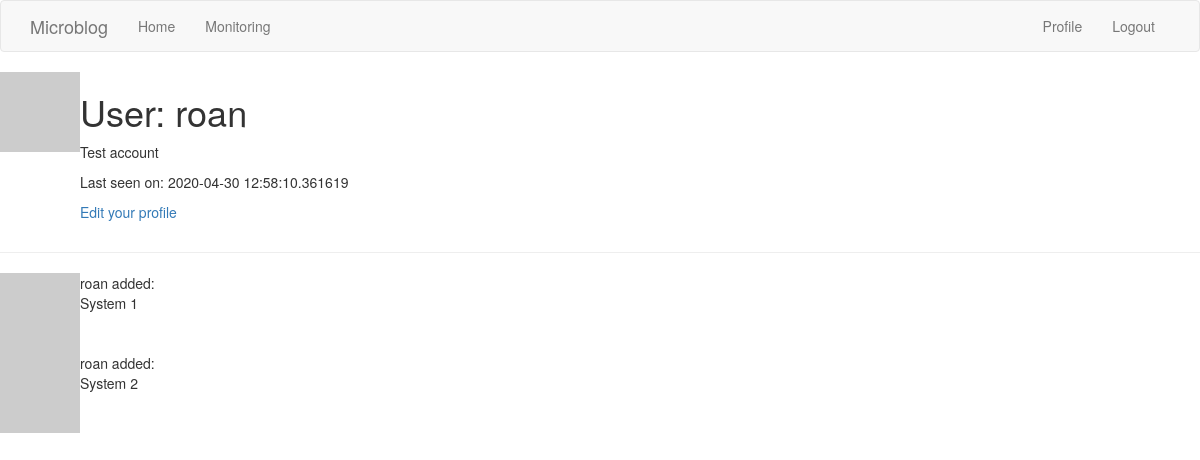
The page /user/roan (signed in) on the database as committed earlier.
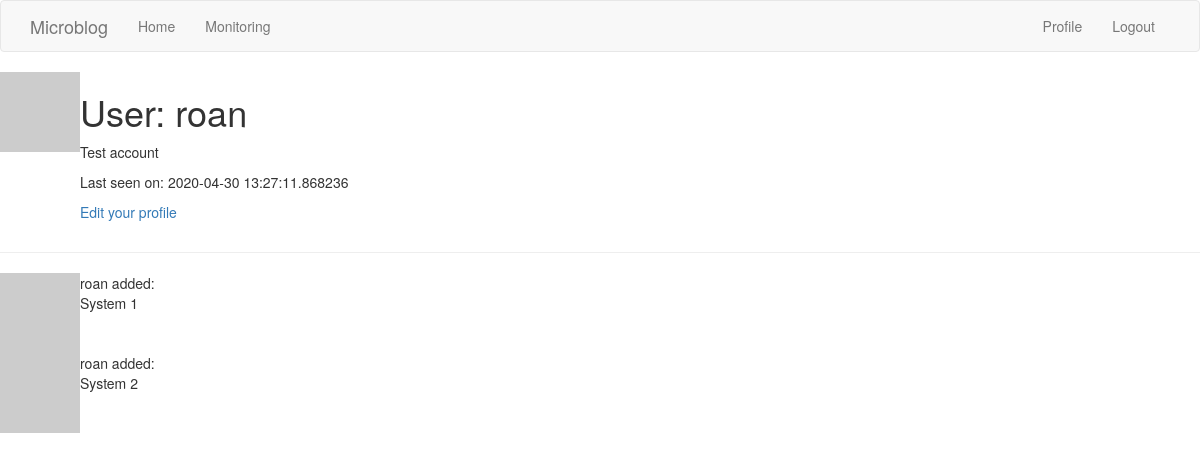
The same page on the database as committed later.
### app/models.py (models this page shows, shortened)
class User(UserMixin, db.Model):
    id = db.Column(db.Integer, primary_key=True)
    username = db.Column(db.String(64), index=True, unique=True)
    email = db.Column(db.String(120), index=True, unique=True)
    password_hash = db.Column(db.String(128))
    posts = db.relationship('Post', backref='author', lazy='dynamic')
    about_me = db.Column(db.String(140))
    last_seen = db.Column(db.DateTime, default=datetime.utcnow)
    def avatar(self, size):
        digest = md5(self.email.lower().encode('utf-8')).hexdigest()
        return 'https://www.gravatar.com/avatar/{}?d=identicon&s={}'.format(
            digest, size)

### app/routes.py (the view)
@app.route('/user/<username>')
@login_required
def user(username):
    user = User.query.filter_by(username=username).first_or_404()
    posts = [
        {'author': user, 'body': 'System 1'},
        {'author': user, 'body': 'System 2'}
    ]
    return render_template('user.html', user=user, posts=posts)

### app/models.py (called while the page is built)
@login.user_loader
def load_user(id):
    return User.query.get(int(id))

### app/routes.py (called while the page is built)
@app.before_request
def before_request():
    if current_user.is_authenticated:
        current_user.last_seen = datetime.utcnow()
        db.session.commit()

### app/templates/user.html
{% extends "base.html" %}
{% block content %}
    <table>
        <tr valign="top">
            <td><img src="{{ user.avatar(128) }}"></td>
            <td>
                <h1>User: {{ user.username }}</h1>
                {% if user.about_me %}<p>{{ user.about_me }}</p>{% endif %}
                {% if user.last_seen %}<p>Last seen on: {{ user.last_seen }}</p>{% endif %}
                {% if user == current_user %}
                <p><a href="{{ url_for('edit_profile') }}">Edit your profile</a></p>
                {% endif %}
            </td>
        </tr>
    </table>
    <hr>
    {% for post in posts %}
        {% include '_post.html' %}
    {% endfor %}
{% endblock %}

### app/templates/base.html (shortened to what this page needs)
{% extends 'bootstrap/base.html' %}
{% block navbar %}
    <nav class="navbar navbar-default">
        <div class="container">
            <div class="navbar-header">
                <a class="navbar-brand" href="{{ url_for('index') }}">Microblog</a>
            </div>
            <div class="collapse navbar-collapse" id="bs-example-navbar-collapse-1">
                <ul class="nav navbar-nav">
                    <li><a href="{{ url_for('index') }}">Home</a></li>
                    <li><a href="{{ url_for('monitoring') }}">Monitoring</a></li>
                </ul>
                <ul class="nav navbar-nav navbar-right">
                    {% if current_user.is_anonymous %}
                    <li><a href="{{ url_for('login') }}">Login</a></li>
                    {% else %}
                    <li><a href="{{ url_for('user', username=current_user.username) }}">Profile</a></li>
                    <li><a href="{{ url_for('logout') }}">Logout</a></li>
                    {% endif %}
                </ul>
            </div>
        </div>
    </nav>
{% endblock %}

### app/templates/_post.html
<table>
      <tr valign="top">
          <td><img src="{{ post.author.avatar(36) }}"></td>
          <td>{{ post.author.username }} added:<br>{{ post.body }}</td>
      </tr>
  </table>

Rows that differ between the two databases and show on the page:
changed User "roan": last_seen "2020-04-30 12:58:10.361619" → "2020-04-30 13:27:11.868236"
